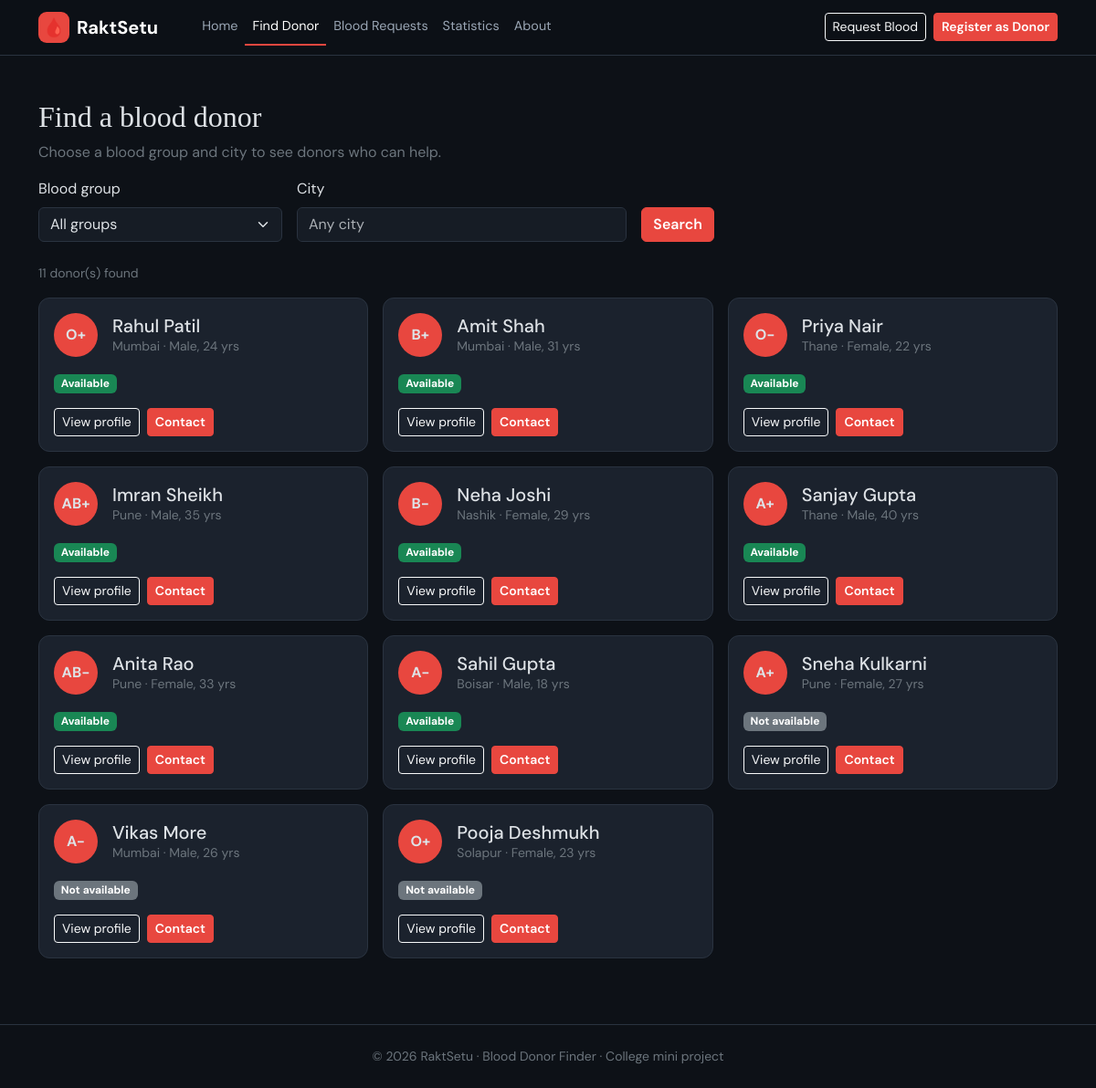
Page /find on the committed database.
### tables this page shows
CREATE TABLE donors(
      id INTEGER PRIMARY KEY AUTOINCREMENT, name TEXT NOT NULL, age INTEGER NOT NULL,
      gender TEXT NOT NULL, bg TEXT NOT NULL, phone TEXT NOT NULL UNIQUE, city TEXT NOT NULL,
      email TEXT NOT NULL, last_donation TEXT, available INTEGER NOT NULL DEFAULT 1);

### app.py (the view)
@app.route("/find")
def find():
    bg = request.args.get("bg", "")
    city = request.args.get("city", "").strip()
    sql, args = "SELECT * FROM donors WHERE 1=1", []
    if bg in BLOOD_GROUPS:
        sql += " AND bg=?"
        args.append(bg)
    if city:
        sql += " AND LOWER(city) LIKE ?"
        args.append(f"%{city.lower()}%")
    donors = [donor_view(r) for r in get_db().execute(sql, args)]
    donors.sort(key=lambda d: not d["is_available"])
    return render_template("find.html", donors=donors, bg=bg, city=city)

### app.py (called while the page is built)
def get_db():
    if "db" not in g:
        g.db = Conn()
    return g.db

def donor_view(row):
    d = dict(row)
    since = 999
    if d["last_donation"]:
        since = (date.today() - datetime.strptime(d["last_donation"], "%Y-%m-%d").date()).days
    d["is_available"] = bool(d["available"]) and since >= GAP_DAYS
    d["masked_phone"] = d["phone"][:2] + "XXXXX" + d["phone"][-3:]
    return d

def all_cities():
    rows = get_db().execute("SELECT DISTINCT city FROM donors ORDER BY city").fetchall()
    base = ["Mumbai", "Pune", "Thane", "Nashik", "Solapur", "Nagpur"]
    return sorted(set(base) | {r["city"] for r in rows})

@app.context_processor
def inject():
    return {"BLOOD_GROUPS": BLOOD_GROUPS, "URGENCY": URGENCY, "cities": all_cities()}

    def execute(self, sql, args=()):
        if PG:
            cur = self.c.cursor(cursor_factory=psycopg2.extras.RealDictCursor)
            cur.execute(sql.replace("?", "%s"), args)
            return cur
        return self.c.execute(sql, args)

    def close(self):
        self.c.close()

### templates/find.html (shortened to what this page needs)
{% extends "base.html" %}
{% block content %}
<div class="container py-4">
  <h2>Find a blood donor</h2>
  <p class="text-secondary">Choose a blood group and city to see donors who can help.</p>
  <form class="row g-3 align-items-end mb-4" method="get" action="{{ url_for('find') }}">
    <div class="col-sm-4 col-md-3"><label class="form-label" for="bg">Blood group</label>
      <select class="form-select" id="bg" name="bg"><option value="">All groups</option>{% for b in BLOOD_GROUPS %}<option {{ 'selected' if b==bg }}>{{ b }}</option>{% endfor %}</select></div>
    <div class="col-sm-5 col-md-4"><label class="form-label" for="city">City</label>
      <input class="form-control" id="city" name="city" list="cities" placeholder="Any city" value="{{ city }}"></div>
    <div class="col-auto"><button class="btn btn-rs" type="submit">Search</button></div>
  </form>
  <p class="text-secondary small">{{ donors|length }} donor(s) found</p>
  <div class="row g-3">
    {% for d in donors %}
    <div class="col-md-6 col-lg-4"><div class="card rs-card h-100"><div class="card-body">
      <div class="d-flex align-items-center gap-3 mb-3">
        <span class="rs-bg">{{ d.bg }}</span>
        <div><h5 class="mb-0">{{ d.name }}</h5><div class="text-secondary small">{{ d.city }} · {{ d.gender }}, {{ d.age }} yrs</div></div>
      </div>
      <span class="badge {{ 'text-bg-success' if d.is_available else 'text-bg-secondary' }}">{{ 'Available' if d.is_available else 'Not available' }}</span>
      <div class="mt-3 d-flex gap-2">
        <a class="btn btn-outline-light btn-sm" href="{{ url_for('donor_profile', did=d.id) }}">View profile</a>
        <button class="btn btn-rs btn-sm contact-btn" data-id="{{ d.id }}" data-name="{{ d.name }}" data-mask="{{ d.masked_phone }}">Contact</button>
      </div>
    </div></div></div>
    {% else %}
    <div class="col-12"><div class="rs-empty">No donors found. Try another city or blood group, or <a href="{{ url_for('request_blood') }}">post a blood request</a>.</div></div>
    {% endfor %}
  </div>
</div>
{% endblock %}

### templates/base.html (shortened to what this page needs)
<!DOCTYPE html>
<html lang="en" data-bs-theme="dark">
<head>
<link href="https://cdn.jsdelivr.net/npm/bootstrap@5.3.3/dist/css/bootstrap.min.css" rel="stylesheet">
<link href="{{ url_for('static', filename='style.css') }}" rel="stylesheet">
</head>
<body>
{% set ep = request.endpoint %}
<nav class="navbar navbar-expand-lg sticky-top rs-nav">
  <div class="container">
    <a class="navbar-brand d-flex align-items-center gap-2 fw-bold" href="{{ url_for('home') }}"><span class="rs-logo">🩸</span>RaktSetu</a>
    <div class="collapse navbar-collapse" id="nav">
      <ul class="navbar-nav me-auto ms-lg-4">
        <li class="nav-item"><a class="nav-link {{ 'active' if ep=='home' }}" href="{{ url_for('home') }}">Home</a></li>
        <li class="nav-item"><a class="nav-link {{ 'active' if ep in ('find','donor_profile') }}" href="{{ url_for('find') }}">Find Donor</a></li>
        <li class="nav-item"><a class="nav-link {{ 'active' if ep=='requests_page' }}" href="{{ url_for('requests_page') }}">Blood Requests</a></li>
        <li class="nav-item"><a class="nav-link {{ 'active' if ep=='stats_page' }}" href="{{ url_for('stats_page') }}">Statistics</a></li>
        <li class="nav-item"><a class="nav-link {{ 'active' if ep=='about' }}" href="{{ url_for('about') }}">About</a></li>
      </ul>
      <div class="d-flex gap-2 mt-2 mt-lg-0">
        <a class="btn btn-outline-light btn-sm" href="{{ url_for('request_blood') }}">Request Blood</a>
        <a class="btn btn-rs btn-sm" href="{{ url_for('register') }}">Register as Donor</a>
      </div>
    </div>
  </div>
</nav>
<main>
  {% if ep != 'home' %}
  <div class="container pt-4">
  </div>
  {% endif %}
  {% block content %}{% endblock %}
</main>
<footer class="text-center text-secondary small py-4 mt-5 border-top rs-line">© 2026 RaktSetu · Blood Donor Finder · College mini project</footer>
</body>
</html>

### static/style.css (style rules this page uses)
:root { --rs-red:#e8473f;--rs-gold:#f2a541;--rs-bg:#0d1117;--rs-card:#1b222d;--rs-line:#2a3340;--bs-body-bg:var(--rs-bg);--bs-body-font-family:'DM Sans','Segoe UI',system-ui,sans-serif }
body { background:var(--rs-bg) }
h1,h2,h3 { font-family:'Playfair Display',Georgia,serif }
.rs-nav { background:rgba(13,17,23,.95);border-bottom:1px solid var(--rs-line);backdrop-filter:blur(8px) }
.rs-nav .nav-link { color:#9aa6b5;border-bottom:2px solid transparent;font-size:.9rem }
.rs-nav .nav-link:hover,.rs-nav .nav-link.active { color:#fff;border-color:var(--rs-red) }
.rs-logo { display:grid;place-items:center;width:34px;height:34px;border-radius:9px;background:var(--rs-red) }
.rs-line { border-color:var(--rs-line)!important }
.btn-rs { background:var(--rs-red);border-color:var(--rs-red);color:#fff;font-weight:600 }
.rs-card { background:var(--rs-card);border:1px solid var(--rs-line);border-radius:12px }
.rs-bg { display:inline-grid;place-items:center;min-width:48px;height:48px;padding:0 8px;border-radius:50%;background:var(--rs-red);font-weight:700;flex:none }
.form-control,.form-select { background-color:#161c25;border-color:var(--rs-line) }

### rows in the picture
donors: bg "O+", name "Rahul Patil", city "Mumbai", gender "Male", age "24", is_available "Available"
donors: bg "B+", name "Amit Shah", city "Mumbai", gender "Male", age "31", is_available "Available"
donors: bg "O-", name "Priya Nair", city "Thane", gender "Female", age "22", is_available "Available"
donors: bg "AB+", name "Imran Sheikh", city "Pune", gender "Male", age "35", is_available "Available"
donors: bg "B-", name "Neha Joshi", city "Nashik", gender "Female", age "29", is_available "Available"
donors: bg "A+", name "Sanjay Gupta", city "Thane", gender "Male", age "40", is_available "Available"
donors: bg "AB-", name "Anita Rao", city "Pune", gender "Female", age "33", is_available "Available"
donors: bg "A-", name "Sahil Gupta", city "Boisar", gender "Male", age "18", is_available "Available"
donors: bg "A+", name "Sneha Kulkarni", city "Pune", gender "Female", age "27", is_available "Not available"
donors: bg "A-", name "Vikas More", city "Mumbai", gender "Male", age "26", is_available "Not available"
donors: bg "O+", name "Pooja Deshmukh", city "Solapur", gender "Female", age "23", is_available "Not available"

### other values in the picture
{{ donors|length }} "11"
